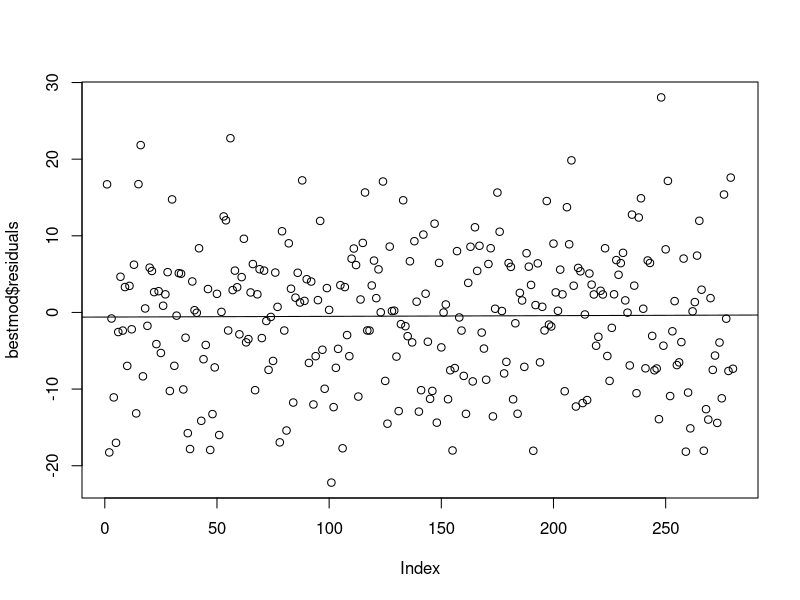

Write the R code that produced this figure. (Note: this script raises an error after producing the figure.)
## ---- chunk 1

carseats_train = read.csv("Carseats_train.csv")
carseats_train = subset(carseats_train, select = -X )

carseats_train$ShelveLoc = as.factor(carseats_train$ShelveLoc)
carseats_train$US = as.factor(carseats_train$US)
carseats_train$Urban = as.factor(carseats_train$Urban)


carseats_test = read.csv("Carseats_test.csv")
carseats_test = subset(carseats_test, select = -X )

carseats_test$ShelveLoc = as.factor(carseats_test$ShelveLoc)
carseats_test$US = as.factor(carseats_test$US)
carseats_test$Urban = as.factor(carseats_test$Urban)
## ---- chunk 2
library (e1071)
svmfit =svm(Price~., data=carseats_train , kernel ="linear", cost =10, scale =TRUE )
summary (svmfit )

#plot(svmfit,carseats_train)
## ---- chunk 3
set.seed (1)
tune.out=tune(svm ,Price~., data=carseats_train, scale =TRUE,kernel ="linear", ranges =list(cost=c(0.001 , 0.01, 0.1, 1,5,10,100) ))

summary (tune.out)
## ---- chunk 4
bestmod =tune.out$best.model
summary (bestmod )
## ---- chunk 5
plot(bestmod$residuals)
abline(lm(bestmod$residuals ~ seq(from = 0, to = 280, length.out = 280)))

## ---- chunk 6
ypred=predict (bestmod ,carseats_test )
mean((carseats_test$Price - ypred)^2)

## ---- chunk 7
carseats_train = read.csv("Carseats_train.csv")
carseats_train = subset(carseats_train, select = -X )

carseats_train$ShelveLoc = as.factor(carseats_train$ShelveLoc)
carseats_train$US = as.factor(carseats_train$US)
carseats_train$Urban = as.factor(carseats_train$Urban)


carseats_test = read.csv("Carseats_test.csv")
carseats_test = subset(carseats_test, select = -X )

carseats_test$ShelveLoc = as.factor(carseats_test$ShelveLoc)
carseats_test$US = as.factor(carseats_test$US)
carseats_test$Urban = as.factor(carseats_test$Urban)


carseats_train = subset(carseats_train, select = -ShelveLoc)
carseats_train = subset(carseats_train, select = -US)
carseats_train = subset(carseats_train, select = -Urban)

carseats_test = subset(carseats_test, select = -ShelveLoc)
carseats_test = subset(carseats_test, select = -US)
carseats_test = subset(carseats_test, select = -Urban)

## ---- chunk 8

formula_svm = as.formula(paste("Price ~ ."))


model = e1071::svm(formula_svm, data=carseats_train , kernel ="linear", cost =10, scale =TRUE)


model
## ---- chunk 9
svmfit =svm(Price~ CompPrice+ Sales+ Income+Advertising + ShelveLoc + Age, data=carseats_train , kernel ="linear", cost =10, scale =TRUE )
summary (svmfit )


set.seed (1)
tune.out=tune(svm ,Price~ CompPrice+ Sales+ Income+Advertising + ShelveLoc + Age, data=carseats_train, scale =TRUE,kernel ="linear", ranges =list(cost=c(0.001 , 0.01, 0.1, 1,5,10,100) ))

summary (tune.out)


bestmod =tune.out$best.model
summary (bestmod )

plot(bestmod$residuals)
abline(lm(bestmod$residuals ~ seq(from = 0, to = 280, length.out = 280)))

ypred=predict (bestmod ,carseats_test )
mean((carseats_test$Price - ypred)^2)

## ---- chunk 10
library(caret)
library(tidyverse)
## ---- chunk 11
train_control = trainControl(method = "cv", number = 5)
set.seed(50)
model = train(Price~., data = carseats_train, method = "svmLinear", trControl = train_control,tuneGrid = expand.grid(C =c(0.001 , 0.01, 0.1, 1,5,10,100)))
print(model)



## ---- chunk 12
pred_y = predict(model, carseats_test)

mean((carseats_test$Price - pred_y)^2)

#caret::RMSE(carseats_test$Price, pred_y)

## ---- chunk 13
set.seed(50)
model = train(Price~ CompPrice+ Sales+ Income+Advertising + ShelveLoc + Age, data = carseats_train, method = "svmLinear", trControl = train_control,tuneGrid = expand.grid(C =c(0.001 , 0.01, 0.1, 1,5,10,100)))
print(model)


pred_y = predict(model, carseats_test)

mean((carseats_test$Price - pred_y)^2)

#caret::RMSE(carseats_test$Price, pred_y)

